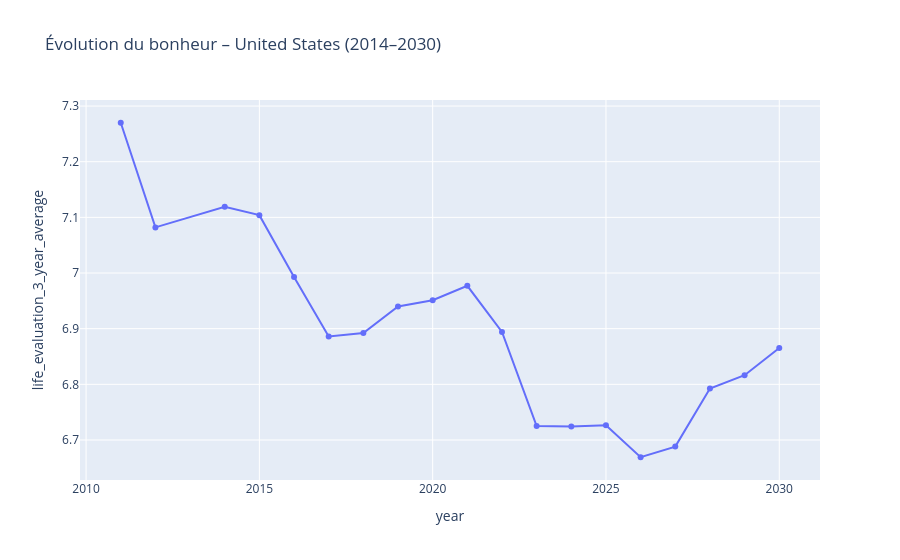

Write notebook code for a chart like this one.
### Code cell
country = "United States"
df_country = df_final[df_final["country_name"] == country]

df_country = df_country.sort_values("year").reset_index(drop=True)
df_country["life_evaluation_3_year_average"] = (
    df_country["life_evaluation_3_year_average"].interpolate()
)

fig = px.line(
    df_country,
    x="year",
    y="life_evaluation_3_year_average",
    title=f"Évolution du bonheur – {country} (2014–2030)",
    markers=True
)

fig.update_traces(connectgaps=True)
fig.show()

### Figure 1 — Plotly figure (JSON) as saved in the notebook; plotly's stock layout.template omitted (floating-point values rounded to 4 significant figures)
{"data": [{"connectgaps": true, "hovertemplate": "year=%{x}<br>life_evaluation_3_year_average=%{y}<extra></extra>", "legendgroup": "", "line": {"color": "#636efa", "dash": "solid"}, "marker": {"symbol": "circle"}, "mode": "lines+markers", "name": "", "orientation": "v", "showlegend": false, "type": "scatter", "x": [2011, 2012, 2014, 2015, 2016, 2017, 2018, 2019, 2020, 2021, 2022, 2023, 2024, 2025, 2026, 2027, 2028, 2029, 2030], "xaxis": "x", "y": [7.27, 7.082, 7.119, 7.104, 6.993, 6.886, 6.892, 6.94, 6.951, 6.977, 6.894, 6.725, 6.724, 6.726, 6.669, 6.688, 6.793, 6.816, 6.865], "yaxis": "y"}], "layout": {"legend": {"tracegroupgap": 0}, "title": {"text": "Évolution du bonheur – United States (2014–2030)"}, "xaxis": {"anchor": "y", "domain": [0, 1], "title": {"text": "year"}}, "yaxis": {"anchor": "x", "domain": [0, 1], "title": {"text": "life_evaluation_3_year_average"}}}}
